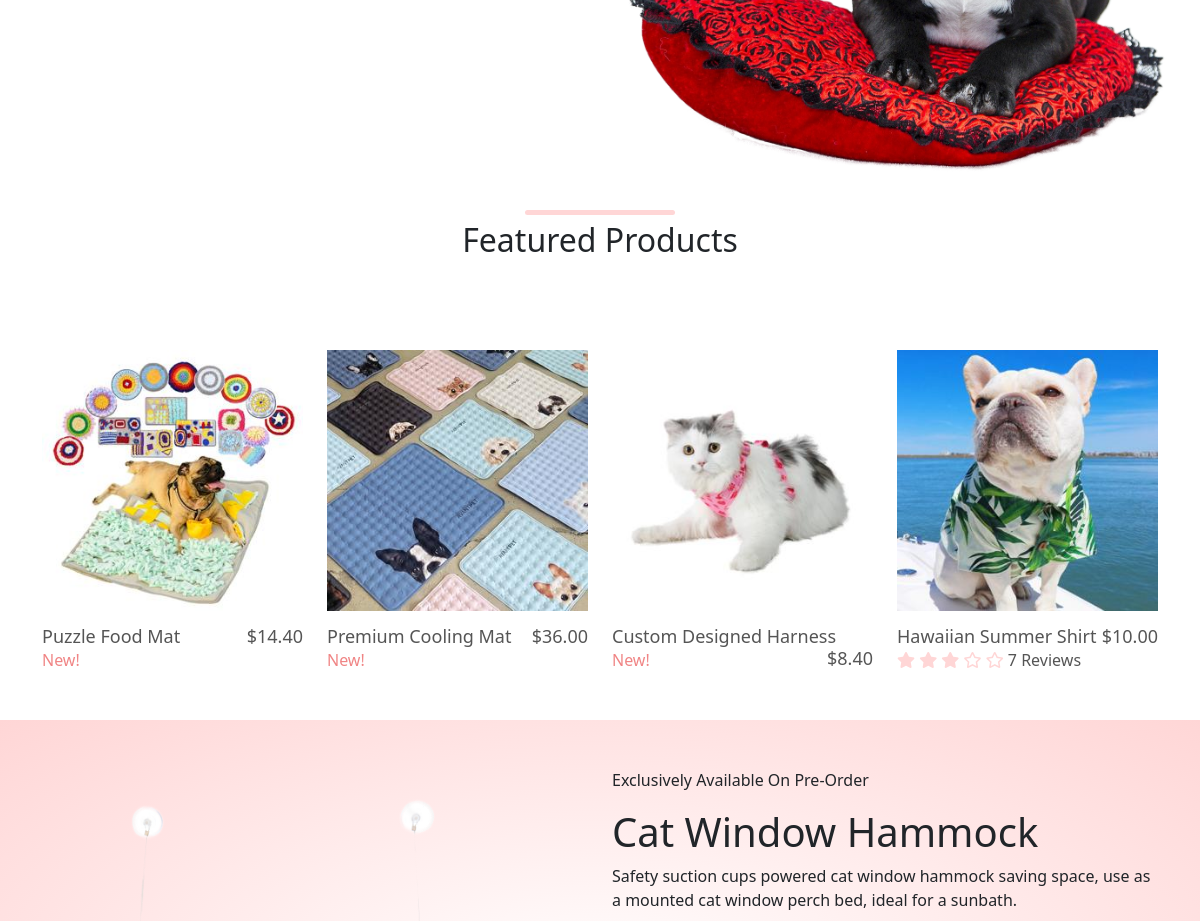
/ (middle part), run on an earlier commit of the app's database.
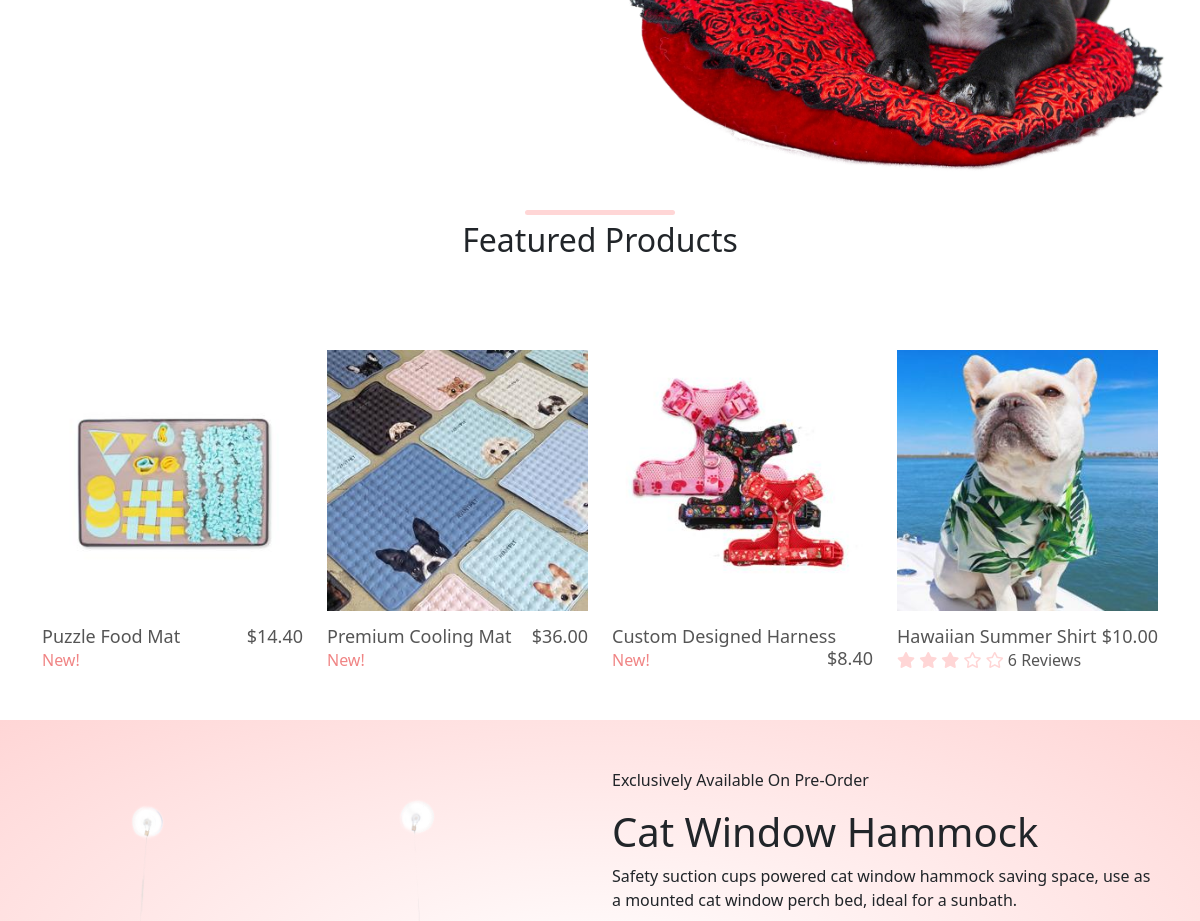
And on a later commit of the database.
### store/models.py (models this page shows, shortened)
class Product(models.Model):
    VARIANTS = (
        ('None', 'None'),
        ('Size', 'Size'),
        ('Color', 'Color'),
        ('Size-Color', 'Size-Color')
    )
    name = models.CharField(max_length=255)
    price = models.DecimalField(max_digits=6, decimal_places=2)
    keyword = models.CharField(max_length=255)
    date_added = models.DateTimeField(default=timezone.now)
    image = models.ImageField(upload_to='products')
    description = RichTextUploadingField()
    variant = models.CharField(max_length=10, choices=VARIANTS, default='None')
    def image_tag(self):
        return mark_safe(f'<img src="{self.image.url}" height="50">')
    image_tag.short_description = "Product Image"
    def review_average(self):
        rating_dic = Review.objects.filter(product=self).aggregate(average_rating=Avg('rating'))
        rating = rating_dic['average_rating']
        if rating:
            rating_list = []
            for i in range(1, 6):
                if rating > i:
                    rating_list.append("fas fa-star")
                elif rating >= (i - 0.5):
                    rating_list.append('fas fa-star-half-alt')
                else:
                    rating_list.append('far fa-star')
            return rating_list
        else:
            return None
    def review_count(self):
        return Review.objects.filter(product=self).count()

### store/views.py (the view)
# urls.py: path('', views.home, name='store-home'),
def home(request):
    cart_items_total = cart_items(request)
    context = {
        'title': 'Home',
        'products': Product.objects.all(),
        'latest_products': Product.objects.order_by('-date_added')[:4],
        'cart_items_total': cart_items_total
    }
    return render(request, 'store/home.html', context)

### store/utils.py (called while the page is built)
def cart_items(request):
    cart_items_total = 0
    if  request.user.is_authenticated:
        cart = Cart.objects.filter(user=request.user)
        for items in cart:
            cart_items_total += items.quantity
    else:
        try:
            cookie_cart = json.loads(request.COOKIES['cart'])
        except:
            cookie_cart = {}
        for variants in cookie_cart.values():
            for variant in variants:
                cart_items_total += variant['quantity']
    return cart_items_total

### store/templates/store/home.html (shortened to what this page needs)
{% extends "store/base.html" %}
{% load static %}
{% block content %}
    <div class="container-fluid text-center pt-5">
        <div class="row showcase">
            <div class="col-sm pt-5">
            </div>
            <div class="col">
                <img src="{% static 'store/images/showcase.png' %}" class="img-fluid" alt="">
            </div>
        </div>
    </div>
    <div class="container mb-5">
        <h2 class="title">Featured Products</h2>
        <div class="row">
            {% for product in latest_products %}
                <div class="col-md-6 col-lg-3 products">
                    <img src="{{ product.image.url }}" class="img-fluid" alt="">
                    <h2>{{ product.name }} <span class="price">${{ product.price }}</span></h2>
                    {% if product.review_average %}
                    <div class="rating">
                        {% for rating in product.review_average %}
                            <i class="{{ rating }}" aria-hidden="true"></i>
                        {% endfor %}
                        {{ product.review_count }} Review{{ product.review_count|pluralize }}
                    </div>
                    {% else %}
                        <span class="pink">New!</span>
                    {% endif %}
                </div>
            {% endfor %}
        </div>
    </div>
    <div class="container-fluid">
        <div class="row bg-pink">
            <div class="col-sm">
                <img src="{% static 'store/images/hammock.png' %}" class="img-fluid p-5" alt="">
            </div>
            <div class="col pt-5 p-5">
                <p>Exclusively Available On Pre-Order</p>
                <h1>Cat Window Hammock</h1>
                <p>Safety suction cups powered cat window hammock saving space, use as a mounted cat window perch bed, ideal for a sunbath.</p>
            </div>
        </div>
    </div>
{% endblock content %}

What changed in the data, as far as the page shows it:
changed Product "Puzzle Food Mat": image: a different picture
changed Product "Custom Designed Harness": image: a different picture
computed for Product "Hawaiian Summer Shirt": review_count "7" → "6"
